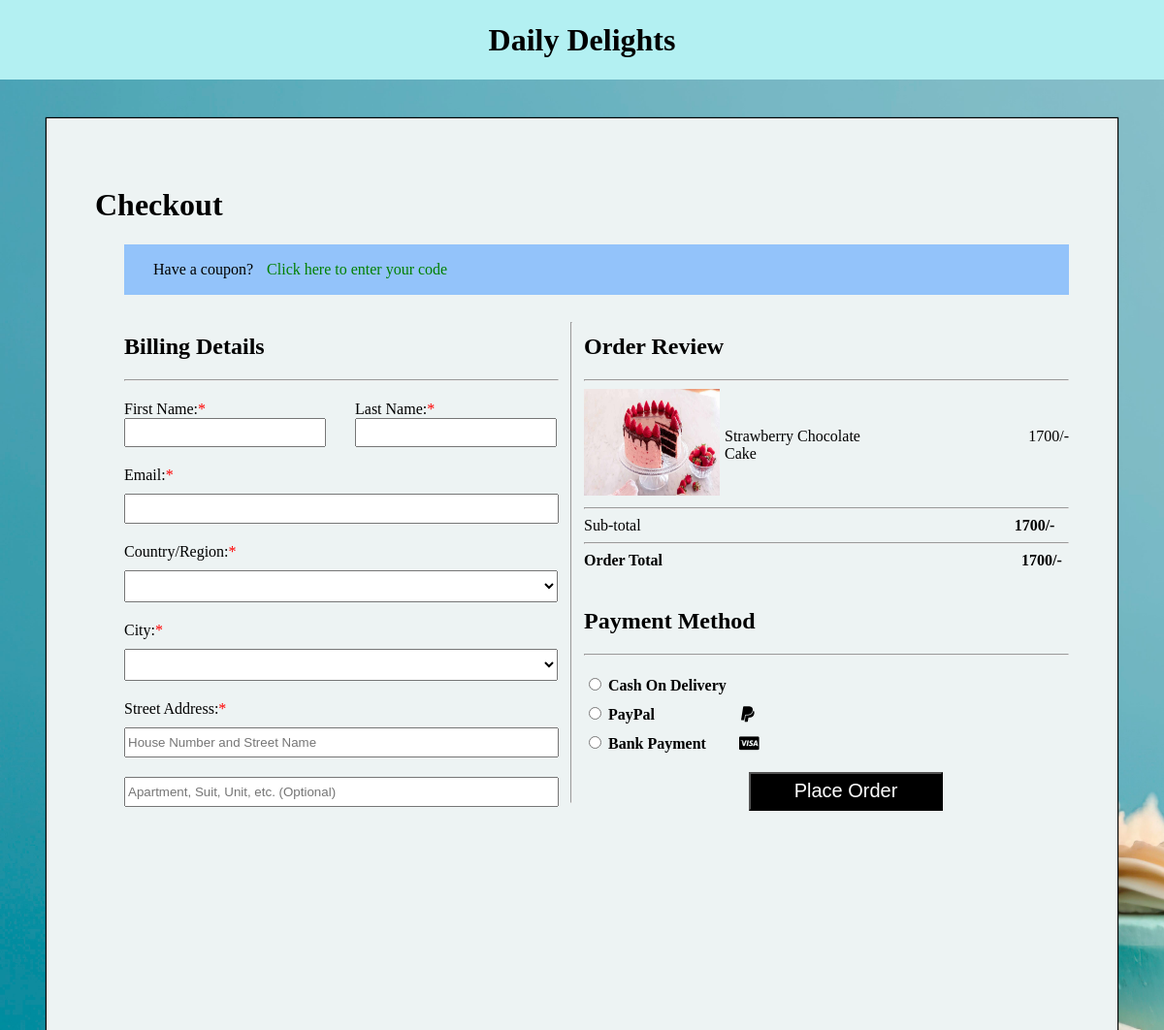
Screenshot of /checkout.php?id=24 with the database file from the repository.
### tables this page shows
CREATE TABLE `product` (
  `id` int(30) NOT NULL,
  `title` varchar(55) NOT NULL,
  `type` varchar(55) NOT NULL,
  `price` varchar(30) NOT NULL,
  `imgUrl` varchar(55) NOT NULL
);

### shopdb.php (called while the page is built, shortened)
<?php
class database
{
    public function connect()
    {
        $this->con = new PDO("mysql: host=localhost; dbname=shop", "root", "");
    }
}
?>

### product_class.php (called while the page is built, shortened)
<?php
include('shopdb.php');
class product extends database{
    public function getProductById($id){
        $q = "SELECT * FROM product where id=$id";
        $data = $this->con->query($q);
        return $data;
    }
}
?>

### checkout.php (the view, shortened to what this page needs)
<?php
include('product_class.php');
$id = $_REQUEST['id'];
$p = new product;
$p->connect();
$data = $p->getProductById($id);
$item = $data->fetch();
?>
<!DOCTYPE html>
<html lang="en">
<head>
    <link rel="stylesheet" href="https://cdnjs.cloudflare.com/ajax/libs/font-awesome/4.7.0/css/font-awesome.min.css">
</head>
<body>
<div class="heading"><h1> Daily Delights </h1></div>
<div class="Container">
    <div><h1> Checkout </h1></div>
    <div class="billing">
        <div class="coupon">Have a coupon?<a href="" style="padding-left: 10px;"> Click here to enter your code</a>
        </div>
        <div style="display: flex; margin-top: 20px; ">
            <div>
                <form action="checkout_server.php" method="get">
                <div><h2> Billing Details </h2></div>
                <hr/>
                <div style="display: flex; margin-top: 20px;">
                    <div>
                        <div>First Name:<label style="color: red">*</label></div>
                        <div><input type="text" name="f_name" style="width: 200px; height: 24px" required></div>
                    </div>
                    <div style=" margin-bottom: 20px; margin-left: 30px">
                        <div>Last Name:<label style="color: red">*</label></div>
                        <div><input type="text" name="l_name" style="width: 200px; height: 24px" required></div>
                    </div>
                </div>
                    <div>Email:<label style="color: red">*</label></div>
                        <div class="margin"><input type="email" name="email" style="width: 440px; height: 25px" required></div>
                    <div>Country/Region:<label style="color: red">*</label></div>
                        <div class="margin"><select name="country" style="width: 447px; height: 33px" required>
                            <option value="">  </option>
                            <option value="Pakistan"> Pakistan </option>
                            </select><br/>
                        </div>
                        <div>City:<label style="color: red">*</label></div>
                        <div class="margin"><select name="city" style="width: 447px; height: 33px" required>
                            <option value="">  </option>
                            <option value="Lahore"> Lahore </option>
                            <option value="Faisalabad"> Faisalabad </option></select><br/>
                        </div>
                        <div style="margin-bottom: 10px;">Street Address:<label style="color: red">*</label></div>
                        <div style="margin-bottom: 20px;"><input type="text" name="street" placeholder="House Number and Street Name" style="width: 440px; height: 25px;" required></div>
                        <div><input type="text" name="suit" placeholder="Apartment, Suit, Unit, etc. (Optional)" style="width: 440px; height: 25px" ></div>
                </div>
                <hr/>
            <div class="product">
                <div style="margin-bottom: 20px"><h2> Order Review </h2></div>
                <hr/>
                <div style="display: flex">
                    <div> <?php echo '<img width=140px height=110px src=' . $item[4] .' />'; ?> </div>
                    <div style="padding-top: 40px; padding-left: 5px"> <?php echo $item[1]; ?> </div>
                    <div style="padding-top: 40px; margin-left: 140px;"> <?php echo $item[3]; echo '/-'; ?> </div>
                </div>
                <hr/>
                <div style="float: left; margin-right: 385px;">Sub-total</div>
                <div style="font-weight: bold"><?php echo $item[3]; echo '/-'; ?></div>
                <hr/>
                <div style="float: left; margin-right: 370px; font-weight: bold">Order Total</div>
                <div style="font-weight: bold"><?php echo $item[3]; echo '/-'; ?></div>
                <div style="margin-bottom: 20px; margin-top: 40px"><h2> Payment Method </h2></div>
                <hr/>
                <div style="font-weight: bold; margin-top: 20px"><input type="radio" name="payment"> <label> Cash On Delivery </label></div>
                <div style="font-weight: bold; margin-top: 10px"><input type="radio" name="payment"> <label style="margin-right: 85px"> PayPal </label><i class="fa fa-paypal" aria-hidden="true"></i></div>
                <div style="font-weight: bold; margin-top: 10px"><input type="Radio" name="payment"> <label style="margin-right: 30px"> Bank Payment </label><i class="fa fa-cc-visa" aria-hidden="true"></i></div>
                <div class="placeorder"><input type='submit' value='Place Order' class='order'/></a></div>
            </div>
        </div>
    </div>
</div>
</body>
</html>

### checkout.php (style rules this page uses)
body { font-family: calibri; margin : 0px; padding : 0px; background-size: cover; background-size: center; background-image: url("123.jpeg"); }
.Container { box-shadow: 0px 0px 1px 1px; background-color: rgb(237, 243, 243); margin-left: 4%; margin-right: 4%; height: 105vh; padding: 50px; margin-top: 40px; }
.coupon { background-color: rgb(147, 195, 250); height: 35px; padding-top: 17px; padding-left: 30px; }
.billing { margin-left: 30px; margin-top: 10px; }
.heading { text-align: center; font-family: Lucida Handwriting; background-color: #b3f0f2; height: 80px; padding-top: 2px; }
.margin { margin-bottom: 20px; margin-top: 10px; }
.product { width: 500px; }
.order { width: 200px; height: 40px; font-size: 20px; color: white; background-color: black; }
.placeorder { margin-right: 15px; margin-top: 20px; float: left; margin-left: 170px; }
a { text-decoration: none; color: green; }

### rows the page displays
product: imgUrl (picture), title "Strawberry Chocolate Cake", price "1700"
